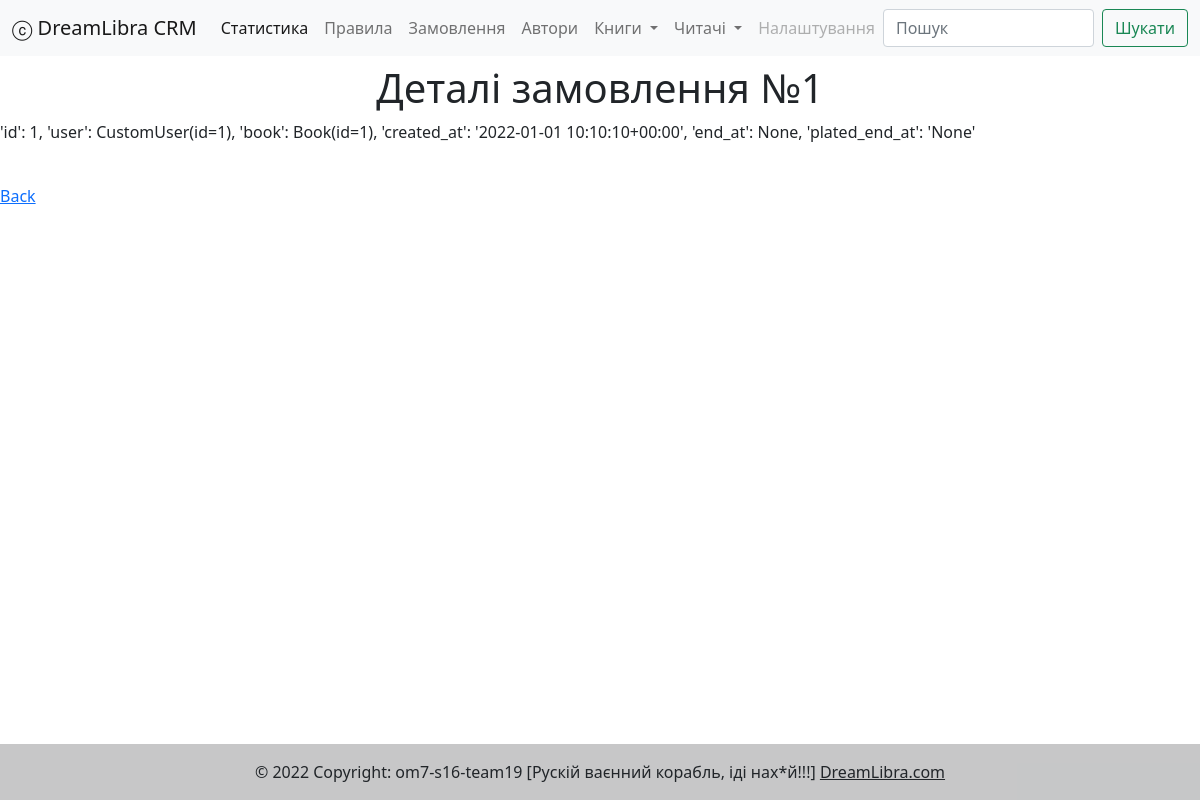
The page /order/1 on the database as committed earlier.
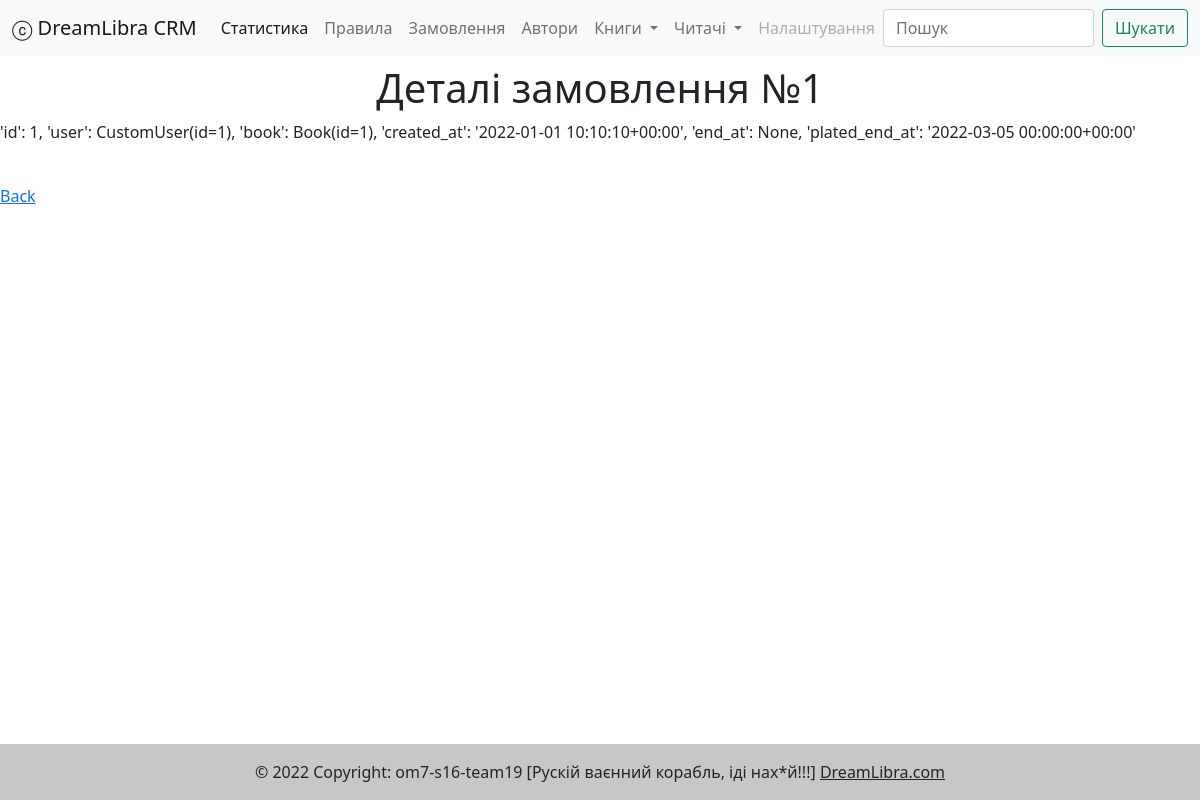
The same page on the database as committed later.
### order/models.py (models this page shows, shortened)
class Order(models.Model):
    user = models.ForeignKey(CustomUser, on_delete=models.CASCADE)
    book = models.ForeignKey(Book, on_delete=models.CASCADE)
    created_at = models.DateTimeField(auto_now_add=True, editable=False)
    end_at = models.DateTimeField(null=True)
    plated_end_at = models.DateTimeField()
    def __str__(self):
        return str(self.to_dict())[1:-1]
    def to_dict(self):
        return {
            'id': self.id,
            'user': self.user,
            'book': self.book,
            'created_at': str(self.created_at),
            'end_at': str(self.end_at) if self.end_at else self.end_at,
            'plated_end_at': str(self.plated_end_at)
        }
    @staticmethod
    def get_by_id(order_id):
        order_id = int(order_id)
        try:
            order = Order.objects.get(id=order_id)
            return order
        except Order.DoesNotExist:
            pass

### authentication/models.py (models this page shows, shortened)
class CustomUser(AbstractBaseUser):
    first_name = models.CharField(blank=True, max_length=20)
    middle_name = models.CharField(blank=True, max_length=20)
    last_name = models.CharField(blank=True, max_length=20)
    email = models.EmailField(max_length=100, unique=True, validators=[validate_email])
    password = models.CharField(max_length=128)
    updated_at = models.DateTimeField(auto_now=True)
    created_at = models.DateTimeField(auto_now_add=True, editable=False)
    role = models.IntegerField(default=0, choices=ROLE_CHOICES)
    is_active = models.BooleanField(default=False)
    USERNAME_FIELD = 'email'
    objects = BaseUserManager()
    def __repr__(self):
        return f'{self.__class__.__name__}(id={self.id})'

### book/models.py (models this page shows, shortened)
class Book(models.Model):
    name = models.CharField(blank=True, max_length=128)
    description = models.TextField(blank=True)
    count = models.IntegerField(default=10)
    authors = models.ManyToManyField(Author, related_name='books')
    def __repr__(self):
        return f'{self.__class__.__name__}(id={self.id})'

### order/views.py (the view)
# urls.py: path('<int:order_id>', order_by_id, name='order_by_id'),
def order_by_id(request, order_id):
    book_by_id = Order.get_by_id(order_id)
    if book_by_id:
        return render(request, 'order/element.html', {'title': f'Замовлення №{order_id}', 'content_title': f'Деталі замовлення №{order_id}', 'content': book_by_id})
    else:
        return redirect('order')

### templates/order/element.html (shortened to what this page needs)
{% extends '_base.html' %}
{% block content %}
<div align = 'center'>
    <div >
		<h1>{{content_title}}</h1>
	</div>
</div>
{{content}}
<br>
<a href="{% url 'order' %}">Back</a>
{% endblock %}

Rows that differ between the two databases and show on the page:
changed Order: id+user+book "'id': 1, 'user': CustomUser(id=1), 'book': Book(id=1), 'created_at': '2022-01-01 10:10:10+00:00', 'end_at': None, 'plated_end_at': 'None'" → "'id': 1, 'user': CustomUser(id=1), 'book': Book(id=1), 'created_at': '2022-01-01 10:10:10+00:00', 'end_at': None, 'plated_end_at': '2022-03-05 00:00:00+00:00'"
